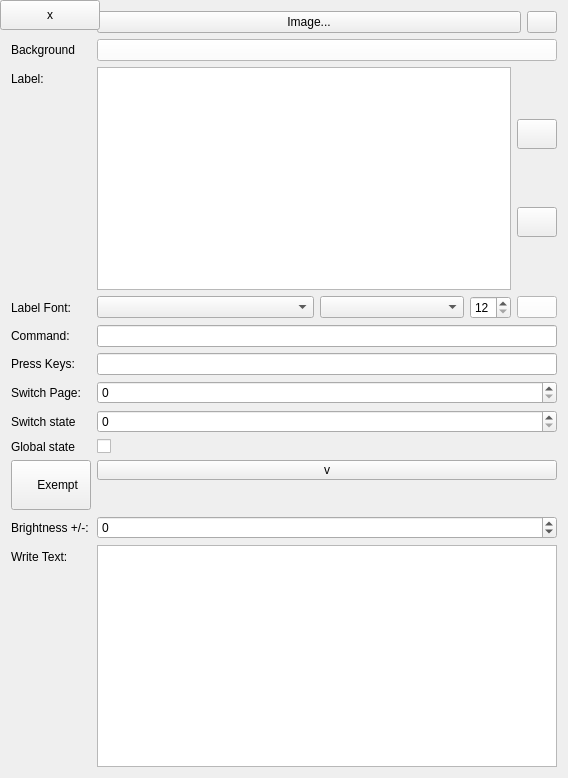
<?xml version="1.0" encoding="UTF-8"?>
<ui version="4.0">
 <class>ButtonForm</class>
 <widget class="QWidget" name="ButtonForm">
  <property name="geometry">
   <rect>
    <x>0</x>
    <y>0</y>
    <width>568</width>
    <height>778</height>
   </rect>
  </property>
  <property name="windowTitle">
   <string>Form</string>
  </property>
  <layout class="QFormLayout" name="formLayout">
   <item row="0" column="0">
    <widget class="QLabel" name="label">
     <property name="text">
      <string>Image:</string>
     </property>
    </widget>
   </item>
   <item row="0" column="1">
    <layout class="QHBoxLayout" name="horizontalLayout_2">
     <property name="spacing">
      <number>6</number>
     </property>
     <item>
      <widget class="QPushButton" name="add_image">
       <property name="text">
        <string>Image...</string>
       </property>
      </widget>
     </item>
     <item>
      <widget class="QPushButton" name="remove_image">
       <property name="sizePolicy">
        <sizePolicy hsizetype="Minimum" vsizetype="Minimum">
         <horstretch>0</horstretch>
         <verstretch>0</verstretch>
        </sizePolicy>
       </property>
       <property name="maximumSize">
        <size>
         <width>30</width>
         <height>16777215</height>
        </size>
       </property>
       <property name="toolTip">
        <string>Remove the image from the button</string>
       </property>
       <property name="text">
        <string/>
       </property>
       <property name="icon">
        <iconset resource="resources.qrc">
         <normaloff>:/icons/icons/cross.png</normaloff>:/icons/icons/cross.png</iconset>
       </property>
      </widget>
     </item>
    </layout>
   </item>
   <item row="1" column="0">
    <widget class="QLabel" name="label_9">
     <property name="text">
      <string>Background</string>
     </property>
    </widget>
   </item>
   <item row="1" column="1">
    <widget class="QPushButton" name="background_color">
     <property name="sizePolicy">
      <sizePolicy hsizetype="Preferred" vsizetype="Maximum">
       <horstretch>0</horstretch>
       <verstretch>0</verstretch>
      </sizePolicy>
     </property>
     <property name="maximumSize">
      <size>
       <width>16777215</width>
       <height>16777215</height>
      </size>
     </property>
     <property name="palette">
      <palette>
       <active>
        <colorrole role="WindowText">
         <brush brushstyle="SolidPattern">
          <color alpha="255">
           <red>0</red>
           <green>0</green>
           <blue>0</blue>
          </color>
         </brush>
        </colorrole>
        <colorrole role="Button">
         <brush brushstyle="SolidPattern">
          <color alpha="255">
           <red>255</red>
           <green>255</green>
           <blue>255</blue>
          </color>
         </brush>
        </colorrole>
        <colorrole role="Light">
         <brush brushstyle="SolidPattern">
          <color alpha="255">
           <red>255</red>
           <green>255</green>
           <blue>255</blue>
          </color>
         </brush>
        </colorrole>
        <colorrole role="Midlight">
         <brush brushstyle="SolidPattern">
          <color alpha="255">
           <red>255</red>
           <green>255</green>
           <blue>255</blue>
          </color>
         </brush>
        </colorrole>
        <colorrole role="Dark">
         <brush brushstyle="SolidPattern">
          <color alpha="255">
           <red>127</red>
           <green>127</green>
           <blue>127</blue>
          </color>
         </brush>
        </colorrole>
        <colorrole role="Mid">
         <brush brushstyle="SolidPattern">
          <color alpha="255">
           <red>170</red>
           <green>170</green>
           <blue>170</blue>
          </color>
         </brush>
        </colorrole>
        <colorrole role="Text">
         <brush brushstyle="SolidPattern">
          <color alpha="255">
           <red>0</red>
           <green>0</green>
           <blue>0</blue>
          </color>
         </brush>
        </colorrole>
        <colorrole role="BrightText">
         <brush brushstyle="SolidPattern">
          <color alpha="255">
           <red>255</red>
           <green>255</green>
           <blue>255</blue>
          </color>
         </brush>
        </colorrole>
        <colorrole role="ButtonText">
         <brush brushstyle="SolidPattern">
          <color alpha="255">
           <red>0</red>
           <green>0</green>
           <blue>0</blue>
          </color>
         </brush>
        </colorrole>
        <colorrole role="Base">
         <brush brushstyle="SolidPattern">
          <color alpha="255">
           <red>255</red>
           <green>255</green>
           <blue>255</blue>
          </color>
         </brush>
        </colorrole>
        <colorrole role="Window">
         <brush brushstyle="SolidPattern">
          <color alpha="255">
           <red>255</red>
           <green>255</green>
           <blue>255</blue>
          </color>
         </brush>
        </colorrole>
        <colorrole role="Shadow">
         <brush brushstyle="SolidPattern">
          <color alpha="255">
           <red>0</red>
           <green>0</green>
           <blue>0</blue>
          </color>
         </brush>
        </colorrole>
        <colorrole role="AlternateBase">
         <brush brushstyle="SolidPattern">
          <color alpha="255">
           <red>255</red>
           <green>255</green>
           <blue>255</blue>
          </color>
         </brush>
        </colorrole>
        <colorrole role="ToolTipBase">
         <brush brushstyle="SolidPattern">
          <color alpha="255">
           <red>255</red>
           <green>255</green>
           <blue>220</blue>
          </color>
         </brush>
        </colorrole>
        <colorrole role="ToolTipText">
         <brush brushstyle="SolidPattern">
          <color alpha="255">
           <red>0</red>
           <green>0</green>
           <blue>0</blue>
          </color>
         </brush>
        </colorrole>
        <colorrole role="PlaceholderText">
         <brush brushstyle="SolidPattern">
          <color alpha="128">
           <red>0</red>
           <green>0</green>
           <blue>0</blue>
          </color>
         </brush>
        </colorrole>
       </active>
       <inactive>
        <colorrole role="WindowText">
         <brush brushstyle="SolidPattern">
          <color alpha="255">
           <red>0</red>
           <green>0</green>
           <blue>0</blue>
          </color>
         </brush>
        </colorrole>
        <colorrole role="Button">
         <brush brushstyle="SolidPattern">
          <color alpha="255">
           <red>255</red>
           <green>255</green>
           <blue>255</blue>
          </color>
         </brush>
        </colorrole>
        <colorrole role="Light">
         <brush brushstyle="SolidPattern">
          <color alpha="255">
           <red>255</red>
           <green>255</green>
           <blue>255</blue>
          </color>
         </brush>
        </colorrole>
        <colorrole role="Midlight">
         <brush brushstyle="SolidPattern">
          <color alpha="255">
           <red>255</red>
           <green>255</green>
           <blue>255</blue>
          </color>
         </brush>
        </colorrole>
        <colorrole role="Dark">
         <brush brushstyle="SolidPattern">
          <color alpha="255">
           <red>127</red>
           <green>127</green>
           <blue>127</blue>
          </color>
         </brush>
        </colorrole>
        <colorrole role="Mid">
         <brush brushstyle="SolidPattern">
          <color alpha="255">
           <red>170</red>
           <green>170</green>
           <blue>170</blue>
          </color>
         </brush>
        </colorrole>
        <colorrole role="Text">
         <brush brushstyle="SolidPattern">
          <color alpha="255">
           <red>0</red>
           <green>0</green>
           <blue>0</blue>
          </color>
         </brush>
        </colorrole>
        <colorrole role="BrightText">
         <brush brushstyle="SolidPattern">
          <color alpha="255">
           <red>255</red>
           <green>255</green>
           <blue>255</blue>
          </color>
         </brush>
        </colorrole>
        <colorrole role="ButtonText">
         <brush brushstyle="SolidPattern">
          <color alpha="255">
           <red>0</red>
           <green>0</green>
           <blue>0</blue>
          </color>
         </brush>
        </colorrole>
        <colorrole role="Base">
         <brush brushstyle="SolidPattern">
          <color alpha="255">
           <red>255</red>
           <green>255</green>
           <blue>255</blue>
          </color>
         </brush>
        </colorrole>
        <colorrole role="Window">
         <brush brushstyle="SolidPattern">
          <color alpha="255">
           <red>255</red>
           <green>255</green>
           <blue>255</blue>
          </color>
         </brush>
        </colorrole>
        <colorrole role="Shadow">
         <brush brushstyle="SolidPattern">
          <color alpha="255">
           <red>0</red>
           <green>0</green>
           <blue>0</blue>
          </color>
         </brush>
        </colorrole>
        <colorrole role="AlternateBase">
         <brush brushstyle="SolidPattern">
          <color alpha="255">
           <red>255</red>
           <green>255</green>
           <blue>255</blue>
          </color>
         </brush>
        </colorrole>
        <colorrole role="ToolTipBase">
         <brush brushstyle="SolidPattern">
          <color alpha="255">
           <red>255</red>
           <green>255</green>
           <blue>220</blue>
          </color>
         </brush>
        </colorrole>
        <colorrole role="ToolTipText">
         <brush brushstyle="SolidPattern">
          <color alpha="255">
           <red>0</red>
           <green>0</green>
           <blue>0</blue>
          </color>
         </brush>
        </colorrole>
        <colorrole role="PlaceholderText">
         <brush brushstyle="SolidPattern">
          <color alpha="128">
           <red>0</red>
           <green>0</green>
           <blue>0</blue>
          </color>
         </brush>
        </colorrole>
       </inactive>
       <disabled>
        <colorrole role="WindowText">
         <brush brushstyle="SolidPattern">
          <color alpha="255">
           <red>127</red>
           <green>127</green>
           <blue>127</blue>
          </color>
         </brush>
        </colorrole>
        <colorrole role="Button">
         <brush brushstyle="SolidPattern">
          <color alpha="255">
           <red>255</red>
           <green>255</green>
           <blue>255</blue>
          </color>
         </brush>
        </colorrole>
        <colorrole role="Light">
         <brush brushstyle="SolidPattern">
          <color alpha="255">
           <red>255</red>
           <green>255</green>
           <blue>255</blue>
          </color>
         </brush>
        </colorrole>
        <colorrole role="Midlight">
         <brush brushstyle="SolidPattern">
          <color alpha="255">
           <red>255</red>
           <green>255</green>
           <blue>255</blue>
          </color>
         </brush>
        </colorrole>
        <colorrole role="Dark">
         <brush brushstyle="SolidPattern">
          <color alpha="255">
           <red>127</red>
           <green>127</green>
           <blue>127</blue>
          </color>
         </brush>
        </colorrole>
        <colorrole role="Mid">
         <brush brushstyle="SolidPattern">
          <color alpha="255">
           <red>170</red>
           <green>170</green>
           <blue>170</blue>
          </color>
         </brush>
        </colorrole>
        <colorrole role="Text">
         <brush brushstyle="SolidPattern">
          <color alpha="255">
           <red>127</red>
           <green>127</green>
           <blue>127</blue>
          </color>
         </brush>
        </colorrole>
        <colorrole role="BrightText">
         <brush brushstyle="SolidPattern">
          <color alpha="255">
           <red>255</red>
           <green>255</green>
           <blue>255</blue>
          </color>
         </brush>
        </colorrole>
        <colorrole role="ButtonText">
         <brush brushstyle="SolidPattern">
          <color alpha="255">
           <red>127</red>
           <green>127</green>
           <blue>127</blue>
          </color>
         </brush>
        </colorrole>
        <colorrole role="Base">
         <brush brushstyle="SolidPattern">
          <color alpha="255">
           <red>255</red>
           <green>255</green>
           <blue>255</blue>
          </color>
         </brush>
        </colorrole>
        <colorrole role="Window">
         <brush brushstyle="SolidPattern">
          <color alpha="255">
           <red>255</red>
           <green>255</green>
           <blue>255</blue>
          </color>
         </brush>
        </colorrole>
        <colorrole role="Shadow">
         <brush brushstyle="SolidPattern">
          <color alpha="255">
           <red>0</red>
           <green>0</green>
           <blue>0</blue>
          </color>
         </brush>
        </colorrole>
        <colorrole role="AlternateBase">
         <brush brushstyle="SolidPattern">
          <color alpha="255">
           <red>255</red>
           <green>255</green>
           <blue>255</blue>
          </color>
         </brush>
        </colorrole>
        <colorrole role="ToolTipBase">
         <brush brushstyle="SolidPattern">
          <color alpha="255">
           <red>255</red>
           <green>255</green>
           <blue>220</blue>
          </color>
         </brush>
        </colorrole>
        <colorrole role="ToolTipText">
         <brush brushstyle="SolidPattern">
          <color alpha="255">
           <red>0</red>
           <green>0</green>
           <blue>0</blue>
          </color>
         </brush>
        </colorrole>
        <colorrole role="PlaceholderText">
         <brush brushstyle="SolidPattern">
          <color alpha="128">
           <red>0</red>
           <green>0</green>
           <blue>0</blue>
          </color>
         </brush>
        </colorrole>
       </disabled>
      </palette>
     </property>
     <property name="toolTip">
      <string>Text Color</string>
     </property>
     <property name="text">
      <string/>
     </property>
    </widget>
   </item>
   <item row="2" column="0">
    <widget class="QLabel" name="label_2">
     <property name="text">
      <string>Label:</string>
     </property>
    </widget>
   </item>
   <item row="2" column="1">
    <layout class="QHBoxLayout" name="horizontalLayout_3">
     <item>
      <widget class="QTextEdit" name="text"/>
     </item>
     <item>
      <layout class="QVBoxLayout" name="verticalLayout_4">
       <item>
        <widget class="QPushButton" name="text_v_align">
         <property name="minimumSize">
          <size>
           <width>40</width>
           <height>30</height>
          </size>
         </property>
         <property name="maximumSize">
          <size>
           <width>30</width>
           <height>16777215</height>
          </size>
         </property>
         <property name="toolTip">
          <string>Text vertical alignment</string>
         </property>
         <property name="text">
          <string/>
         </property>
         <property name="icon">
          <iconset resource="resources.qrc">
           <normaloff>:/icons/icons/vertical-align.png</normaloff>:/icons/icons/vertical-align.png</iconset>
         </property>
        </widget>
       </item>
       <item>
        <widget class="QPushButton" name="text_h_align">
         <property name="minimumSize">
          <size>
           <width>40</width>
           <height>30</height>
          </size>
         </property>
         <property name="toolTip">
          <string>Text horizontal alignment</string>
         </property>
         <property name="text">
          <string/>
         </property>
         <property name="icon">
          <iconset resource="resources.qrc">
           <normaloff>:/icons/icons/horizontal-align.png</normaloff>:/icons/icons/horizontal-align.png</iconset>
         </property>
        </widget>
       </item>
      </layout>
     </item>
    </layout>
   </item>
   <item row="3" column="0">
    <widget class="QLabel" name="label_4">
     <property name="text">
      <string>Label Font:</string>
     </property>
    </widget>
   </item>
   <item row="3" column="1">
    <layout class="QHBoxLayout" name="horizontalLayout" stretch="3,2,1,1">
     <item>
      <widget class="QComboBox" name="text_font">
       <property name="sizePolicy">
        <sizepolicy hsizetype="Preferred" vsizetype="Fixed">
         <horstretch>0</horstretch>
         <verstretch>0</verstretch>
        </sizepolicy>
       </property>
       <property name="toolTip">
        <string>Text Font style</string>
       </property>
      </widget>
     </item>
     <item>
      <widget class="QComboBox" name="text_font_style">
       <property name="toolTip">
        <string>Text Font</string>
       </property>
      </widget>
     </item>
     <item>
      <widget class="QSpinBox" name="text_font_size">
       <property name="sizePolicy">
        <sizepolicy hsizetype="Fixed" vsizetype="Fixed">
         <horstretch>0</horstretch>
         <verstretch>0</verstretch>
        </sizepolicy>
       </property>
       <property name="toolTip">
        <string>Text Font size</string>
       </property>
       <property name="minimum">
        <number>12</number>
       </property>
       <property name="maximum">
        <number>72</number>
       </property>
      </widget>
     </item>
     <item>
      <widget class="QPushButton" name="text_color">
       <property name="sizePolicy">
        <sizepolicy hsizetype="Maximum" vsizetype="Maximum">
         <horstretch>0</horstretch>
         <verstretch>0</verstretch>
        </sizepolicy>
       </property>
       <property name="maximumSize">
        <size>
         <width>16777215</width>
         <height>16777215</height>
        </size>
       </property>
       <property name="palette">
        <palette>
         <active>
          <colorrole role="WindowText">
           <brush brushstyle="SolidPattern">
            <color alpha="255">
             <red>0</red>
             <green>0</green>
             <blue>0</blue>
            </color>
           </brush>
          </colorrole>
          <colorrole role="Button">
           <brush brushstyle="SolidPattern">
            <color alpha="255">
             <red>255</red>
             <green>255</green>
             <blue>255</blue>
            </color>
           </brush>
          </colorrole>
          <colorrole role="Light">
           <brush brushstyle="SolidPattern">
            <color alpha="255">
             <red>255</red>
             <green>255</green>
             <blue>255</blue>
            </color>
           </brush>
          </colorrole>
          <colorrole role="Midlight">
           <brush brushstyle="SolidPattern">
            <color alpha="255">
             <red>255</red>
             <green>255</green>
             <blue>255</blue>
            </color>
           </brush>
          </colorrole>
          <colorrole role="Dark">
           <brush brushstyle="SolidPattern">
            <color alpha="255">
             <red>127</red>
             <green>127</green>
             <blue>127</blue>
            </color>
           </brush>
          </colorrole>
          <colorrole role="Mid">
           <brush brushstyle="SolidPattern">
            <color alpha="255">
             <red>170</red>
             <green>170</green>
             <blue>170</blue>
            </color>
           </brush>
          </colorrole>
          <colorrole role="Text">
           <brush brushstyle="SolidPattern">
            <color alpha="255">
             <red>0</red>
             <green>0</green>
             <blue>0</blue>
            </color>
           </brush>
          </colorrole>
          <colorrole role="BrightText">
           <brush brushstyle="SolidPattern">
            <color alpha="255">
             <red>255</red>
             <green>255</green>
             <blue>255</blue>
            </color>
           </brush>
          </colorrole>
          <colorrole role="ButtonText">
           <brush brushstyle="SolidPattern">
            <color alpha="255">
             <red>0</red>
             <green>0</green>
             <blue>0</blue>
            </color>
           </brush>
          </colorrole>
          <colorrole role="Base">
           <brush brushstyle="SolidPattern">
            <color alpha="255">
             <red>255</red>
             <green>255</green>
             <blue>255</blue>
            </color>
           </brush>
          </colorrole>
          <colorrole role="Window">
           <brush brushstyle="SolidPattern">
            <color alpha="255">
             <red>255</red>
             <green>255</green>
             <blue>255</blue>
            </color>
           </brush>
          </colorrole>
          <colorrole role="Shadow">
           <brush brushstyle="SolidPattern">
            <color alpha="255">
             <red>0</red>
             <green>0</green>
             <blue>0</blue>
            </color>
           </brush>
          </colorrole>
          <colorrole role="AlternateBase">
           <brush brushstyle="SolidPattern">
            <color alpha="255">
             <red>255</red>
             <green>255</green>
             <blue>255</blue>
            </color>
           </brush>
          </colorrole>
          <colorrole role="ToolTipBase">
           <brush brushstyle="SolidPattern">
            <color alpha="255">
             <red>255</red>
             <green>255</green>
             <blue>220</blue>
            </color>
           </brush>
          </colorrole>
          <colorrole role="ToolTipText">
           <brush brushstyle="SolidPattern">
            <color alpha="255">
             <red>0</red>
             <green>0</green>
             <blue>0</blue>
            </color>
           </brush>
          </colorrole>
          <colorrole role="PlaceholderText">
           <brush brushstyle="SolidPattern">
            <color alpha="128">
             <red>0</red>
             <green>0</green>
             <blue>0</blue>
            </color>
           </brush>
          </colorrole>
         </active>
         <inactive>
          <colorrole role="WindowText">
           <brush brushstyle="SolidPattern">
            <color alpha="255">
             <red>0</red>
             <green>0</green>
             <blue>0</blue>
            </color>
           </brush>
          </colorrole>
          <colorrole role="Button">
           <brush brushstyle="SolidPattern">
            <color alpha="255">
             <red>255</red>
             <green>255</green>
             <blue>255</blue>
            </color>
           </brush>
          </colorrole>
          <colorrole role="Light">
           <brush brushstyle="SolidPattern">
            <color alpha="255">
             <red>255</red>
             <green>255</green>
             <blue>255</blue>
            </color>
           </brush>
          </colorrole>
          <colorrole role="Midlight">
           <brush brushstyle="SolidPattern">
            <color alpha="255">
             <red>255</red>
             <green>255</green>
             <blue>255</blue>
            </color>
           </brush>
          </colorrole>
          <colorrole role="Dark">
           <brush brushstyle="SolidPattern">
            <color alpha="255">
             <red>127</red>
             <green>127</green>
             <blue>127</blue>
            </color>
           </brush>
          </colorrole>
          <colorrole role="Mid">
           <brush brushstyle="SolidPattern">
            <color alpha="255">
             <red>170</red>
             <green>170</green>
             <blue>170</blue>
            </color>
           </brush>
          </colorrole>
          <colorrole role="Text">
           <brush brushstyle="SolidPattern">
            <color alpha="255">
             <red>0</red>
             <green>0</green>
             <blue>0</blue>
            </color>
           </brush>
          </colorrole>
          <colorrole role="BrightText">
           <brush brushstyle="SolidPattern">
            <color alpha="255">
             <red>255</red>
             <green>255</green>
             <blue>255</blue>
            </color>
           </brush>
          </colorrole>
          <colorrole role="ButtonText">
           <brush brushstyle="SolidPattern">
            <color alpha="255">
             <red>0</red>
             <green>0</green>
             <blue>0</blue>
            </color>
           </brush>
          </colorrole>
          <colorrole role="Base">
           <brush brushstyle="SolidPattern">
            <color alpha="255">
             <red>255</red>
             <green>255</green>
             <blue>255</blue>
            </color>
           </brush>
          </colorrole>
          <colorrole role="Window">
           <brush brushstyle="SolidPattern">
            <color alpha="255">
             <red>255</red>
             <green>255</green>
             <blue>255</blue>
            </color>
           </brush>
          </colorrole>
          <colorrole role="Shadow">
           <brush brushstyle="SolidPattern">
            <color alpha="255">
             <red>0</red>
             <green>0</green>
             <blue>0</blue>
            </color>
           </brush>
          </colorrole>
          <colorrole role="AlternateBase">
           <brush brushstyle="SolidPattern">
            <color alpha="255">
             <red>255</red>
             <green>255</green>
             <blue>255</blue>
            </color>
           </brush>
          </colorrole>
          <colorrole role="ToolTipBase">
           <brush brushstyle="SolidPattern">
            <color alpha="255">
             <red>255</red>
             <green>255</green>
             <blue>220</blue>
            </color>
           </brush>
          </colorrole>
          <colorrole role="ToolTipText">
           <brush brushstyle="SolidPattern">
            <color alpha="255">
             <red>0</red>
             <green>0</green>
             <blue>0</blue>
            </color>
           </brush>
          </colorrole>
          <colorrole role="PlaceholderText">
           <brush brushstyle="SolidPattern">
            <color alpha="128">
             <red>0</red>
             <green>0</green>
             <blue>0</blue>
            </color>
           </brush>
          </colorrole>
         </inactive>
         <disabled>
          <colorrole role="WindowText">
           <brush brushstyle="SolidPattern">
            <color alpha="255">
             <red>127</red>
             <green>127</green>
             <blue>127</blue>
            </color>
           </brush>
          </colorrole>
          <colorrole role="Button">
           <brush brushstyle="SolidPattern">
            <color alpha="255">
             <red>255</red>
             <green>255</green>
             <blue>255</blue>
            </color>
           </brush>
          </colorrole>
          <colorrole role="Light">
           <brush brushstyle="SolidPattern">
            <color alpha="255">
             <red>255</red>
             <green>255</green>
             <blue>255</blue>
            </color>
           </brush>
          </colorrole>
          <colorrole role="Midlight">
           <brush brushstyle="SolidPattern">
            <color alpha="255">
             <red>255</red>
             <green>255</green>
             <blue>255</blue>
            </color>
           </brush>
          </colorrole>
          <colorrole role="Dark">
           <brush brushstyle="SolidPattern">
            <color alpha="255">
             <red>127</red>
             <green>127</green>
             <blue>127</blue>
            </color>
           </brush>
          </colorrole>
          <colorrole role="Mid">
           <brush brushstyle="SolidPattern">
            <color alpha="255">
             <red>170</red>
             <green>170</green>
             <blue>170</blue>
            </color>
           </brush>
          </colorrole>
          <colorrole role="Text">
           <brush brushstyle="SolidPattern">
            <color alpha="255">
             <red>127</red>
             <green>127</green>
             <blue>127</blue>
            </color>
           </brush>
          </colorrole>
          <colorrole role="BrightText">
           <brush brushstyle="SolidPattern">
            <color alpha="255">
             <red>255</red>
             <green>255</green>
             <blue>255</blue>
            </color>
           </brush>
          </colorrole>
          <colorrole role="ButtonText">
           <brush brushstyle="SolidPattern">
            <color alpha="255">
             <red>127</red>
             <green>127</green>
             <blue>127</blue>
            </color>
           </brush>
          </colorrole>
          <colorrole role="Base">
           <brush brushstyle="SolidPattern">
            <color alpha="255">
             <red>255</red>
             <green>255</green>
             <blue>255</blue>
            </color>
           </brush>
          </colorrole>
          <colorrole role="Window">
           <brush brushstyle="SolidPattern">
            <color alpha="255">
             <red>255</red>
             <green>255</green>
             <blue>255</blue>
            </color>
           </brush>
          </colorrole>
          <colorrole role="Shadow">
           <brush brushstyle="SolidPattern">
            <color alpha="255">
             <red>0</red>
             <green>0</green>
             <blue>0</blue>
            </color>
           </brush>
          </colorrole>
          <colorrole role="AlternateBase">
           <brush brushstyle="SolidPattern">
            <color alpha="255">
             <red>255</red>
             <green>255</green>
             <blue>255</blue>
            </color>
           </brush>
          </colorrole>
          <colorrole role="ToolTipBase">
           <brush brushstyle="SolidPattern">
            <color alpha="255">
             <red>255</red>
             <green>255</green>
             <blue>220</blue>
            </color>
           </brush>
          </colorrole>
          <colorrole role="ToolTipText">
           <brush brushstyle="SolidPattern">
            <color alpha="255">
             <red>0</red>
             <green>0</green>
             <blue>0</blue>
            </color>
           </brush>
          </colorrole>
          <colorrole role="PlaceholderText">
           <brush brushstyle="SolidPattern">
            <color alpha="128">
             <red>0</red>
             <green>0</green>
             <blue>0</blue>
            </color>
           </brush>
          </colorrole>
         </disabled>
        </palette>
       </property>
       <property name="toolTip">
        <string>Text Color</string>
       </property>
       <property name="text">
        <string/>
       </property>
      </widget>
     </item>
    </layout>
   </item>
   <item row="5" column="0">
    <widget class="QLabel" name="label_3">
     <property name="text">
      <string>Command:</string>
     </property>
    </widget>
   </item>
   <item row="5" column="1">
    <widget class="QLineEdit" name="command"/>
   </item>
   <item row="7" column="0">
    <widget class="QLabel" name="label_5">
     <property name="text">
      <string>Press Keys:</string>
     </property>
    </widget>
   </item>
   <item row="7" column="1">
    <widget class="QLineEdit" name="keys"/>
   </item>
   <item row="8" column="0">
    <widget class="QLabel" name="label_8">
     <property name="text">
      <string>Switch Page:</string>
     </property>
    </widget>
   </item>
   <item row="8" column="1">
    <widget class="QSpinBox" name="switch_page">
     <property name="minimum">
      <number>0</number>
     </property>
     <property name="maximum">
      <number>999999999</number>
     </property>
     <property name="value">
      <number>0</number>
     </property>
    </widget>
   </item>
   <item row="9" column="0">
    <widget class="QLabel" name="label_10">
     <property name="text">
      <string>Switch state</string>
     </property>
    </widget>
   </item>
   <item row="9" column="1">
    <widget class="QSpinBox" name="switch_state">
     <property name="maximum">
      <number>999999999</number>
     </property>
    </widget>
    </item>
    <item row="10" column="0">
    <widget class="QLabel" name="label_1">
    <property name="text">
	<string>Global state</string>
    </property>
    </widget>
    </item>
    <item row="10" column="1">
	<widget class="QCheckBox"></widget>
    </item>
    <item row="11" column="0">
    <widget class="QPushButton" name="exmpt">
    <property name="text">
    <string>
    Exempt
    </string>
    </property>
    </widget>
   </item>
   <item row="11" column="1">
   <widget class="QPushButton">
   <property name="text">
   <string>v</string>
   </property>
   <property name="sizePolicy">
   <sizePolicy hsizetype="minimum" vsizetype="minimum">
   <horstretch>0</horstretch>
   <verstretch>0</verstretch>
   </sizePolicy>
   </property>
   <property name="styleSheet">
   <string notr="true">padding: 2px 6px;</string>
   </property>
   </widget>
   </item>
   <item row="11" column="2">
   <widget class="QPushButton">
   <property name="text">
   <string>x</string>
   </property>
   <property name="sizePolicy">
   <sizePolicy hsizetype="minimum" vsizetype="minimum">
   <horstretch>0</horstretch>
   <verstretch>0</verstretch>
   </sizePolicy>
   </property>
   <property name="styleSheet">
   <string notr="true">padding: 2px 6px;</string>
   </property>
   </widget>
   </item>
   <item row="12" column="0">
    <widget class="QLabel" name="label_7">
     <property name="text">
      <string>Brightness +/-:</string>
     </property>
    </widget>
   </item>
   <item row="12" column="1">
    <widget class="QSpinBox" name="change_brightness">
     <property name="minimum">
      <number>-99</number>
     </property>
    </widget>
   </item>
   <item row="13" column="0">
    <widget class="QLabel" name="label_6">
     <property name="text">
      <string>Write Text:</string>
     </property>
    </widget>
   </item>
   <item row="13" column="1">
    <widget class="QPlainTextEdit" name="write"/>
   </item>
  </layout>
 </widget>
 <resources>
  <include location="resources.qrc"/>
 </resources>
 <connections/>
</ui>
